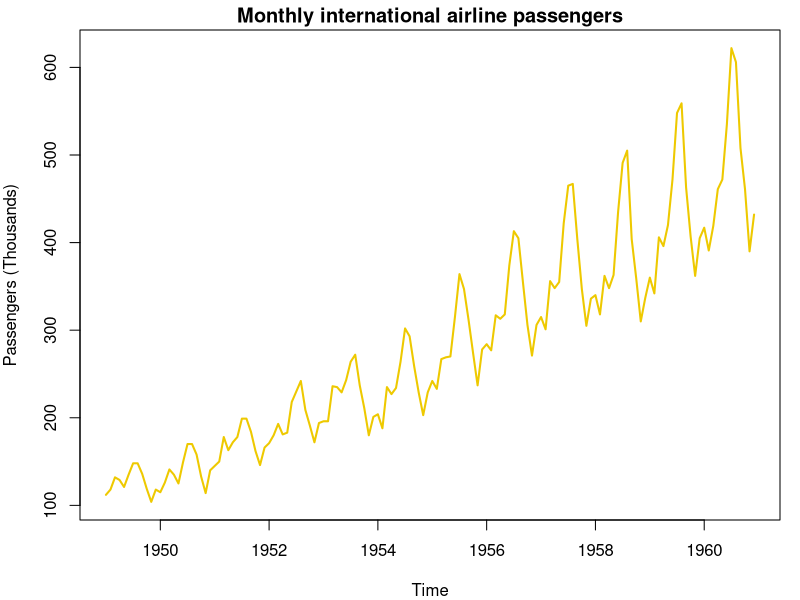
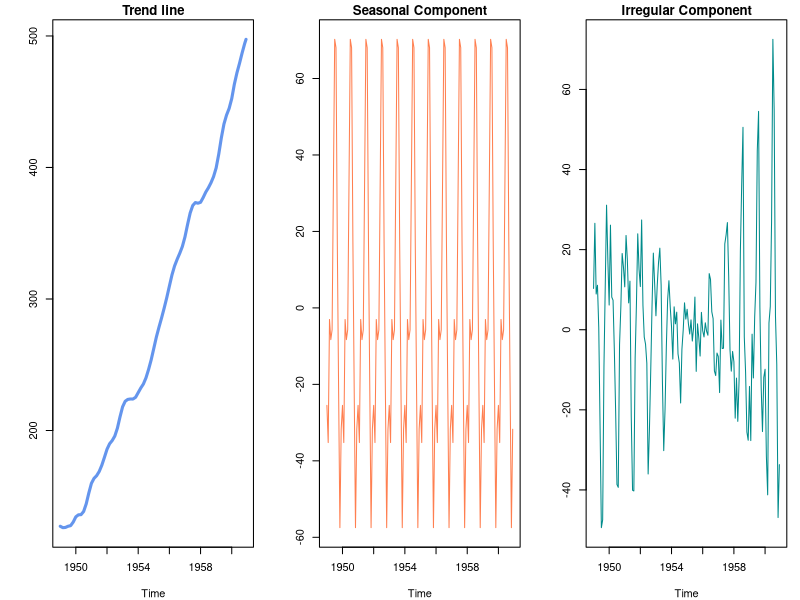
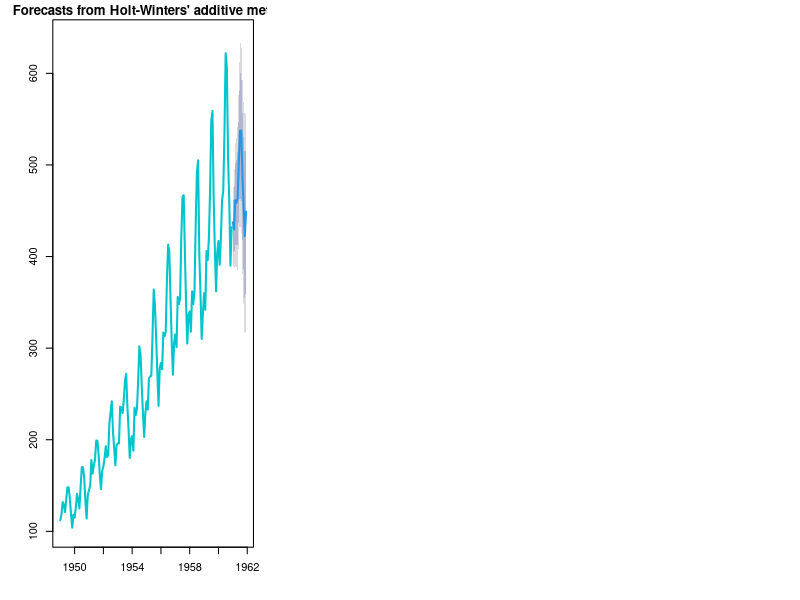

Source code (R) for these figures, in order:
## ---- chunk 1
summary(AirPassengers)
par(mar = c(4,4,1.5,1))
plot(AirPassengers, main = 'Monthly international airline passengers', col = 'gold2', lwd = 2, ylab = 'Passengers (Thousands)')
## ---- chunk 2
ap.comp = stl(AirPassengers, s.window = 'periodic')

par(mfrow = c(1,3))
plot(ap.comp$time.series[,2], main = 'Trend line', col = 'cornflowerblue', lwd = 3, ylab = '')
plot(ap.comp$time.series[,1], main = 'Seasonal Component', col = 'coral', ylab = '')
plot(ap.comp$time.series[,3], main = 'Irregular Component', col = 'cyan4', ylab = '')
## ---- chunk 3
plot(forecast::hw(AirPassengers, 12), col ='turquoise3', lwd = 2)
